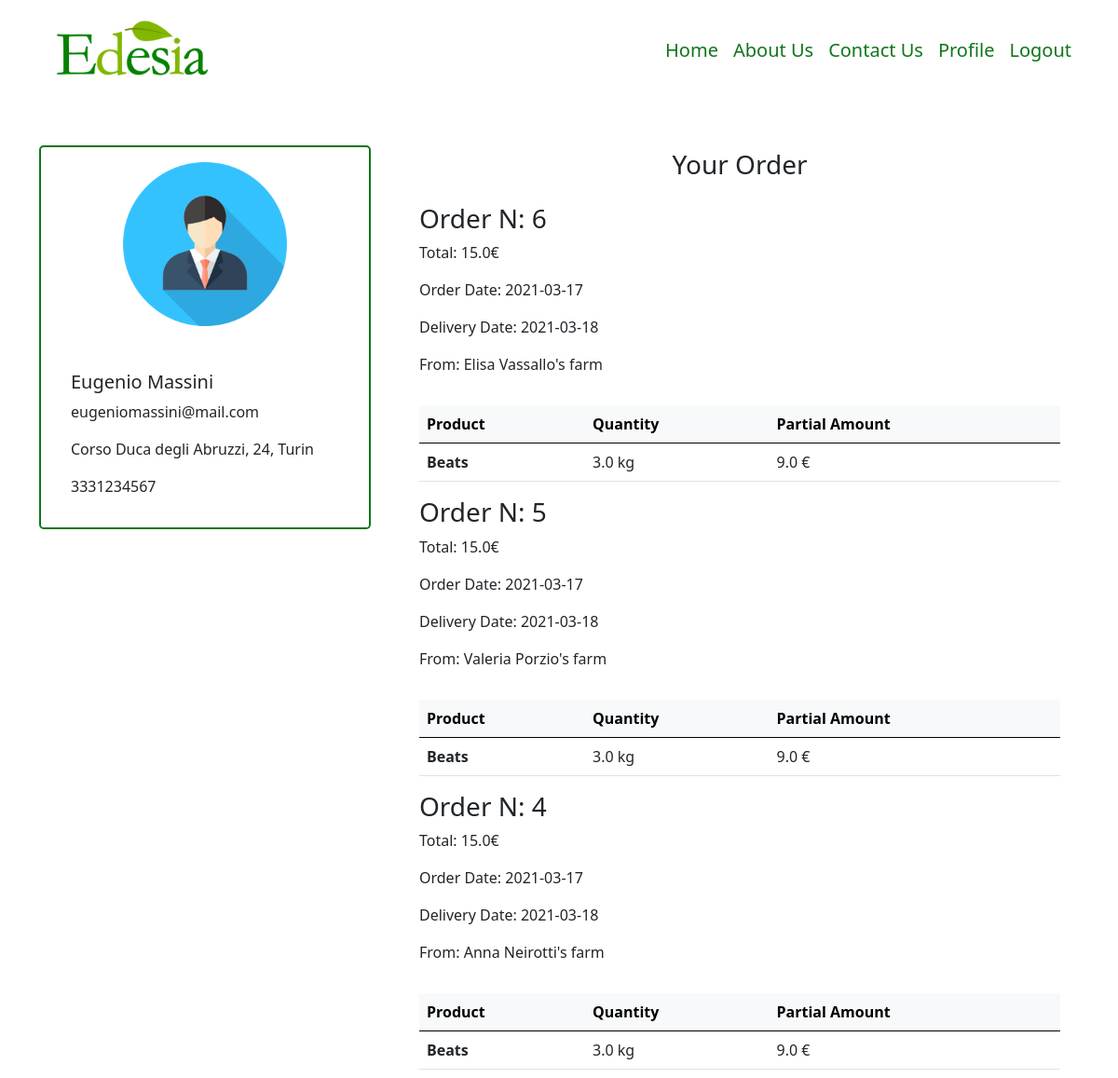
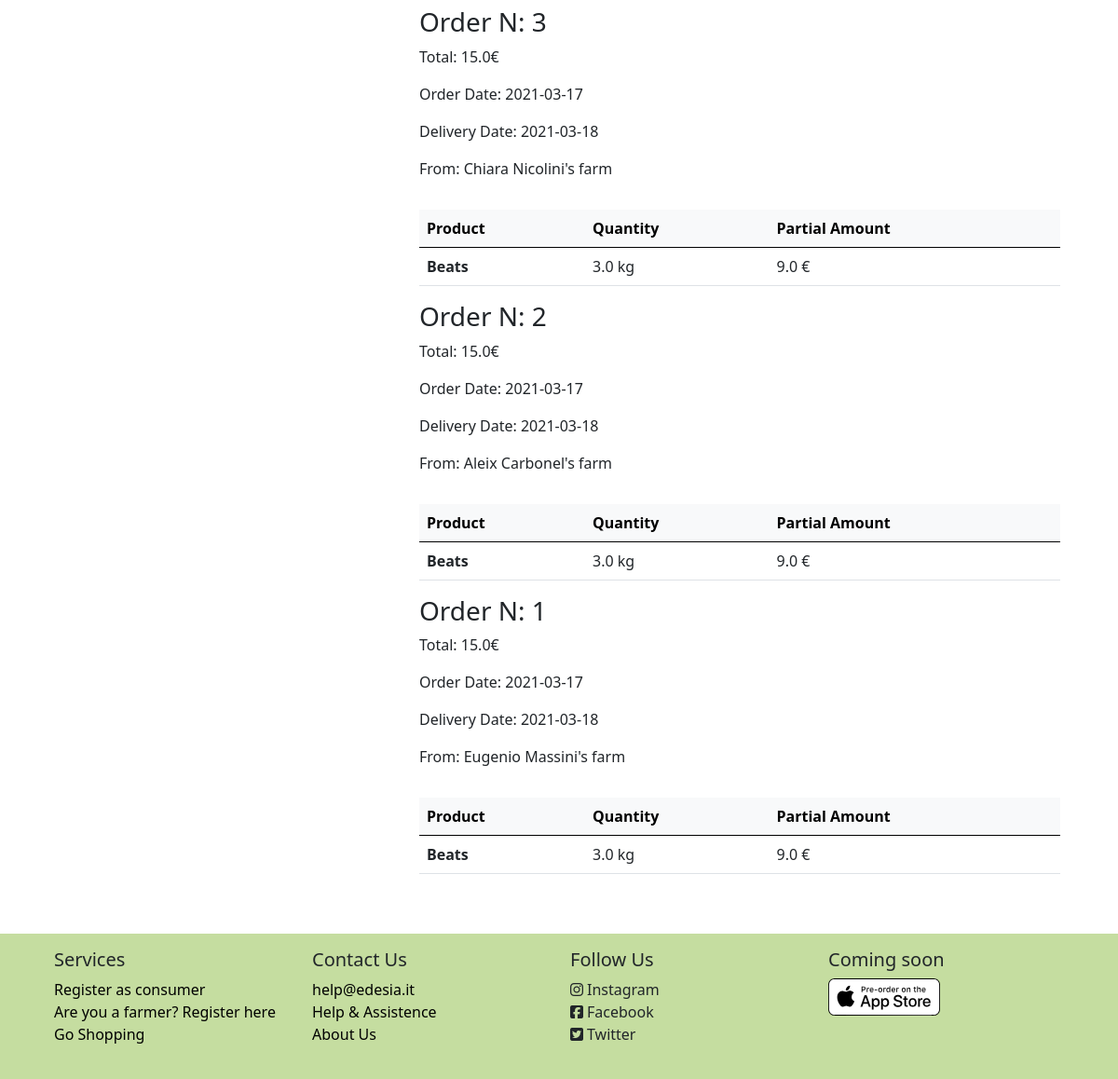
Screenshot of /consumer/1 (signed in) with the database file from the repository (2 pictures, top to bottom).
### model.py (models this page shows, shortened)
class Consumer(db.Model):
    id = db.Column(db.Integer, db.ForeignKey('user.id'), primary_key=True)
    consumer_name = db.Column(db.String(50), nullable=False)
    consumer_surname = db.Column(db.String(50), nullable=False)
    consumer_address = db.Column(db.String(50), nullable=False)
    consumer_phone = db.Column(db.String(12), nullable=False)
    __mapper_args__ = {
        'polymorphic_identity': 'consumer',
    }

class User (UserMixin, db.Model):
    id = db.Column(db.Integer, primary_key=True)  # Auto-incrementing
    email = db.Column(db.String(50), unique=True, nullable=False)
    name = db.Column(db.String(50), nullable=False)
    password_hash = db.Column(db.String(200), nullable=False)
    roleid = db.Column(db.Integer, db.ForeignKey('role.id'))
    type = db.Column(db.String(30))
    __mapper_args__ = {
        'polymorphic_identity': 'user',
        'polymorphic_on': type
    }

class Order (db.Model):
    id = db.Column(db.Integer, primary_key=True)
    consumer_id = db.Column(db.Integer, db.ForeignKey('consumer.id'))
    supplier_id = db.Column(db.Integer, db.ForeignKey('supplier.id'))
    date = db.Column(db.Date)
    delivery_date = db.Column(db.Date)
    amount = db.Column(db.Float)
    review = db.Column(db.Boolean, default=False)

class Supplier (db.Model):
    id = db.Column(db.Integer, db.ForeignKey('user.id'), primary_key=True)
    supplier_name = db.Column(db.String(50), nullable=False)
    supplier_address = db.Column(db.String(100), nullable=False)
    supplier_city = db.Column(db.String(50))
    supplier_phone = db.Column(db.String(12), nullable=False)
    piva = db.Column(db.String(25), nullable=False)
    description = db.Column(db.String(500), nullable=True)
    __mapper_args__ = {
        'polymorphic_identity': 'supplier',
    }

class OrderLine(db.Model):
    id = db.Column(db.Integer, primary_key=True)
    order_id = db.Column(db.Integer, db.ForeignKey('order.id'))
    supplier_id = db.Column(db.Integer, db.ForeignKey('supplier.id'))
    product_id = db.Column(db.Integer, db.ForeignKey('product.id'))
    product_name = db.Column(db.String)
    quantity = db.Column(db.Float)
    partial_amount = db.Column(db.Float)

### app.py (the view)
@app.route('/consumer/<int:id>')
@login_required
def consumer(id):
    consumer = Consumer.query.filter_by(id=id).first()
    user = User.query.filter_by(id=id).first()
    orders = Order.query.filter_by(consumer_id=id).order_by(Order.id.desc()).all()
    l_order_cons =[]
    class OrderCons():
        def __init__(self, order, content, supplier):
            self.order = order
            self.content = content
            self.supplier = supplier
    for o in orders:
        products = []
        lines = OrderLine.query.filter_by(order_id=o.id).all()
        supplier = Supplier.query.filter_by(id=o.supplier_id).first()
        for l in lines:
            products.append(l)
        l_order_cons.append(OrderCons(o, products, supplier))
    return render_template('Pages/profile/profile_consumer-orders.html', consumer=consumer, user=user, orders=l_order_cons)

### model.py (called while the page is built)
@login_manager.user_loader
def load_user(user_id):
    return User.query.get(int(user_id))

### templates/Pages/profile/profile_consumer-orders.html (shortened to what this page needs)
{% extends 'Pages/profile/profile_consumer.html' %}
{% block specific %}
            <div class="col-8">
                <div class="container-fluid m-1">
                    <div class="row text-center">
                        <h3>Your Order</h3>
                    </div>
                    {% if orders %}
                    {% for order in orders %}
                    <div class="row row-cols-lg-2 mb-3 mt-3">
                        <div class="col">
                            <h3>Order N: {{ order.order.id }}</h3>
                            <p>Total: {{ order.order.amount }}€</p>
                            <p>Order Date: {{ order.order.date }}</p>
                            <p>Delivery Date: {{ order.order.delivery_date }}</p>
                            <p>From: {{ order.supplier.supplier_name }}</p>
                        </div>
                    <div class="col">
                    </div>
                    </div>
                    <div class="table-responsive-lg">
                        <table class="table table-hover">
                            <thead class="table-light">
                                <tr>
                                    <th scope="col">Product</th>
                                    <th scope="col">Quantity</th>
                                    <th scope="col">Partial Amount</th>
                                </tr>
                            </thead>
                            <tbody>
                            {% for line in order.content %}
                                <tr>
                                    <th scope="row">{{ line.product_name }}</th>
                                    <td>{{line.quantity}} kg</td>
                                    <td>{{ line.partial_amount}} €</td>
                                </tr>
                            {% endfor %}
                            </tbody>
                        </table>
                    </div>
                {% endfor %}
                {% else %}
                    <p>No orders found</p>
                {% endif %}
                </div>
            </div>
{% endblock %}

### templates/Pages/profile/profile_consumer.html (shortened to what this page needs)
{% extends 'Components/base.html' %}
{% block body %}
    <div class="container-lg min-vh-100">
        <div class="row mt-5 mb-5">
            <div class="col-4">
                <div class="card m-auto rounded-3 border-2" id="cardProfileConsumer">
                    <img src="/static/images/avatar.png" class="card-img-top mt-3 mb-3 m-auto" style="width: 50%">
                    <div class="card-body m-3">
                        <h5 class="card-title">{{ consumer.consumer_name }} {{ consumer.consumer_surname }}</h5>
                        <p class="card-text">{{ user.email }}</p>
                        <p class="card-text">{{ consumer.consumer_address }}</p>
                        <p class="card-text">{{ consumer.consumer_phone }}</p>
                    </div>
                </div>
            </div>
        {% block specific %}
        {%  endblock %}
        </div>
    </div>
{% endblock %}

### static/personal.css (style rules this page uses)
#searchBar input, #cardResult, #cardProfileConsumer { border-color: #0F7619;; }

### rows the page displays
Consumer: consumer_name "Eugenio", consumer_surname "Massini", consumer_address "Corso Duca degli Abruzzi, 24, Turin", consumer_phone "3331234567"
User: email "eugeniomassini@mail.com"
Order: order.id "6", order.amount "15.0", order "2021-03-17", order.delivery_date "2021-03-18"
Supplier: supplier.supplier_name "Elisa Vassallo's farm"
OrderLine: product_name "Beats", quantity "3.0", partial_amount "9.0"
Order: order.id "5", order.amount "15.0", order "2021-03-17", order.delivery_date "2021-03-18"
Supplier: supplier.supplier_name "Valeria Porzio's farm"
OrderLine: product_name "Beats", quantity "3.0", partial_amount "9.0"
Order: order.id "4", order.amount "15.0", order "2021-03-17", order.delivery_date "2021-03-18"
Supplier: supplier.supplier_name "Anna Neirotti's farm"
OrderLine: product_name "Beats", quantity "3.0", partial_amount "9.0"
Order: order.id "3", order.amount "15.0", order "2021-03-17", order.delivery_date "2021-03-18"
Supplier: supplier.supplier_name "Chiara Nicolini's farm"
OrderLine: product_name "Beats", quantity "3.0", partial_amount "9.0"
Order: order.id "2", order.amount "15.0", order "2021-03-17", order.delivery_date "2021-03-18"
Supplier: supplier.supplier_name "Aleix Carbonel's farm"
OrderLine: product_name "Beats", quantity "3.0", partial_amount "9.0"
Order: order.id "1", order.amount "15.0", order "2021-03-17", order.delivery_date "2021-03-18"
Supplier: supplier.supplier_name "Eugenio Massini's farm"
OrderLine: product_name "Beats", quantity "3.0", partial_amount "9.0"
